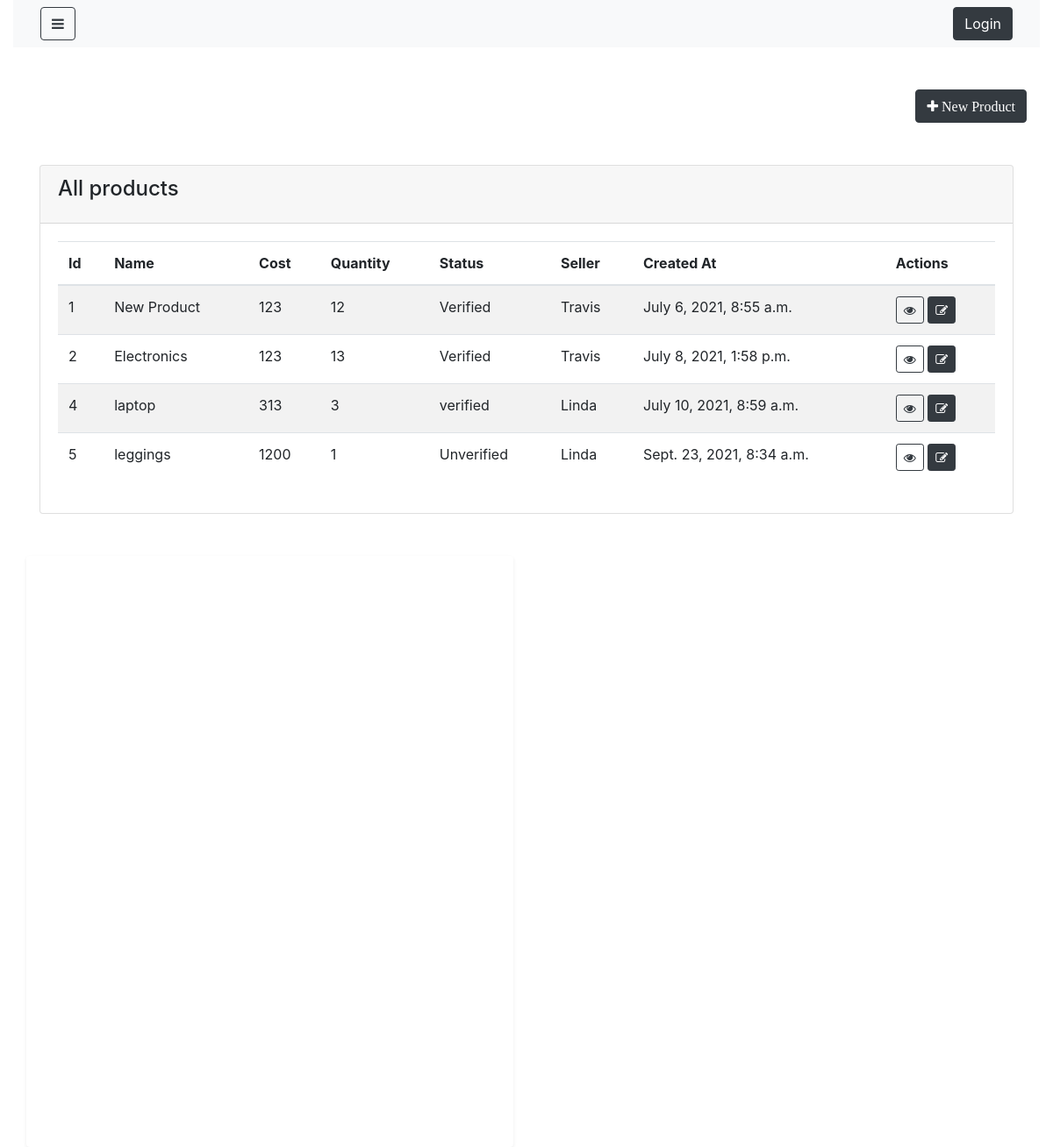
Before: /products/ with the older database file.
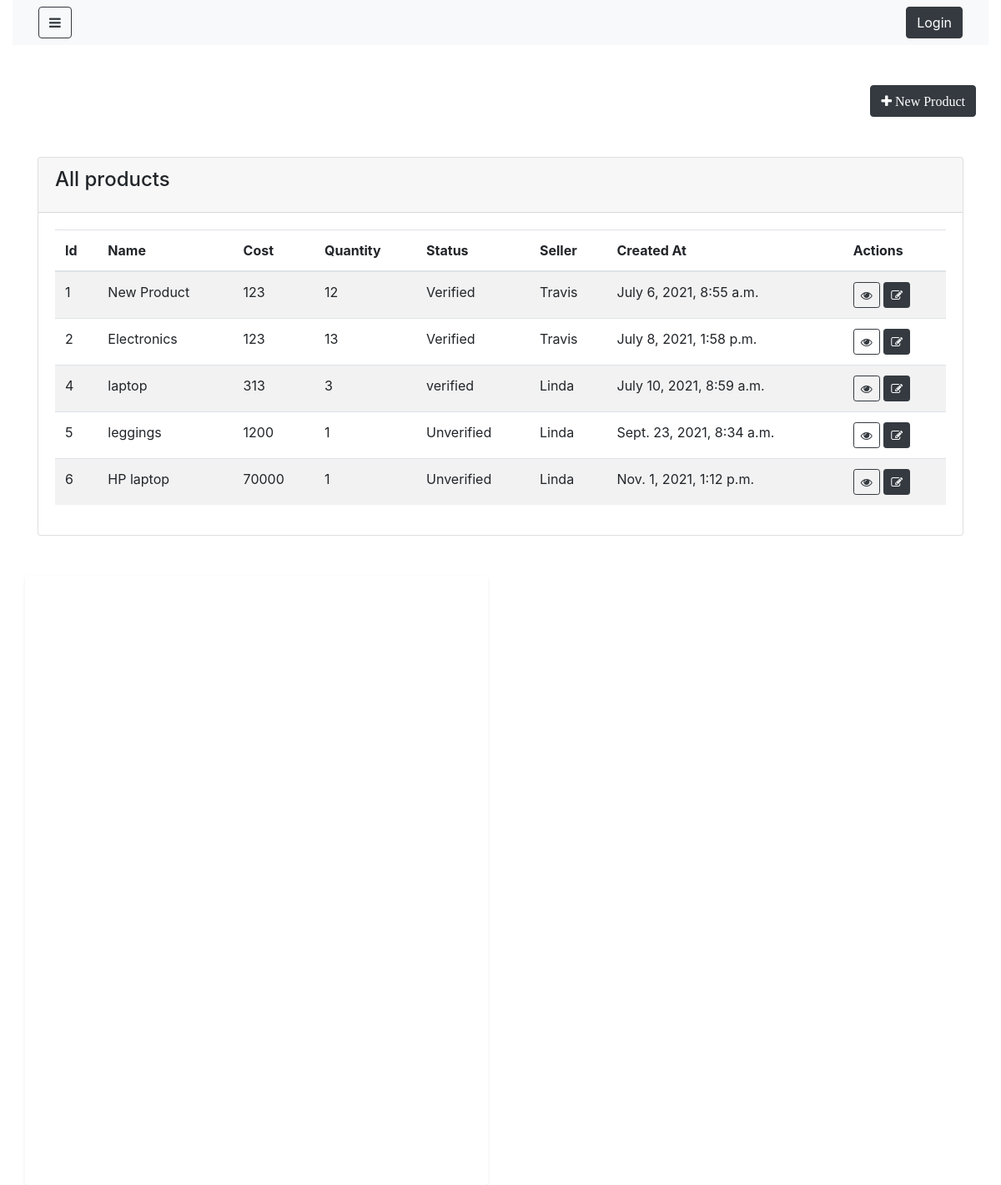
After: the same page with the newer database file.
### shop/models.py (models this page shows, shortened)
class Product(models.Model):
    name=models.CharField(max_length=100, null=False, blank=False)
    cost=models.IntegerField(null= False, blank= False)
    quantity=models.IntegerField(null= False, blank= False)
    description=models.TextField(null=False, blank=False)
    image=models.FileField(upload_to='images')
    featured=models.BooleanField(default=False)
    status=models.CharField(max_length=100, null=False, blank=True, default='Unverified')
    category_id=models.ForeignKey('category',on_delete=models.CASCADE,blank=True,null=True)
    seller_id=models.ForeignKey('seller',on_delete=models.CASCADE,blank=True,null=True)
    created_at=models.DateTimeField(auto_now_add=True)
    updated_at= models.DateTimeField(auto_now_add=True)

class Seller(models.Model):
    name=models.CharField(max_length=100, null=False, blank=False)
    email=models.CharField(max_length=100, null=False, blank=False)
    phone_number=models.IntegerField(null= True, blank= True)
    business_number=models.IntegerField(null= True, blank= True)
    status=models.CharField(max_length=100, null=False, blank=True, default='Unverified')
    external_url=models.CharField(max_length=100, null=True, blank=True)
    password=models.CharField(max_length=100, null=False, blank=False)
    created_at=models.DateTimeField(auto_now_add=True)
    updated_at= models.DateTimeField(auto_now_add=True)
    def __str__(self):
        return self.name

### shop/views.py (the view)
# urls.py: path('products/',ProductList.as_view(),name="Product"),
class ProductList(ListView):
    login_required= True
    model =Product
    template_name= "shop/admin/product_list.html"

### shop/templates/shop/admin/product_list.html (shortened to what this page needs)
{% extends 'shop/admin/layouts/admin_master.html' %}
{% block content %}
<div class="container">
    <div class="row my-5">
        <a href="{% url 'Product_create' %}" class="btn btn-dark ml-auto" >
            <i class ="fa fa-plus" aria-hidden="true"> New Product </i>
        </a>
    </div>
    <div class="row justify-content-center my-5">
        <div class="col-lg-12">
            <div class="card">
                <div class="card-header">
                    <h4 class="card-title">All products</h4>
                </div>
                <div class="card-body">
                    <table class="table table-striped table-hover">
                        <thead>
                            <tr>
                                <th>Id</th>
                                <th>Name</th>
                                <th>Cost</th>
                                <th>Quantity</th>
                                <th>Status</th>
                                <th>Seller</th>
                                <th>Created At</th>
                                <th>Actions</th>
                            </tr>
                        </thead>
                        <tbody>
                            {% for object in object_list %}
                               <tr>
                                   <td>{{object.id}}</td>
                                   <td>{{object.name}}</td>
                                   <td>{{object.cost}}</td>
                                   <td>{{object.quantity}}</td>
                                   <td>{{object.status}}</td>
                                   <td>{{object.seller_id}}</td>
                                   <td>{{object.created_at}}</td>
                                   <td>
                                    <a href="{% url 'product_detail' object.id %}"
                                    class="btn btn-outline-dark btn-sm">
                                     <i class="fa fa-eye"></i>
                                   </a>
                                       <a href="{% url 'product_update' object.id %}"
                                        class="btn btn-dark btn-sm">
                                         <i class="fa fa-edit"></i>
                                       </a>
                                   </td>
                               </tr>
                            {% endfor %}
                        </tbody>
                    </table>
                </div>
            </div>
        </div>
    </div>
</div>
<div class="col-lg-6 col-md-12 h-100 ">
    <div class="card h-100 border-0 shadow-sm">
        <div class="card-body h-100">
        </div>
        </div>
    </div>
</div>
{% endblock %}

Changed rows visible on the page:
added Product: id "6", name "HP laptop", cost "70000", quantity "1", status "Unverified", seller_id "Linda", created_at "Nov. 1, 2021, 1:12 p.m."
